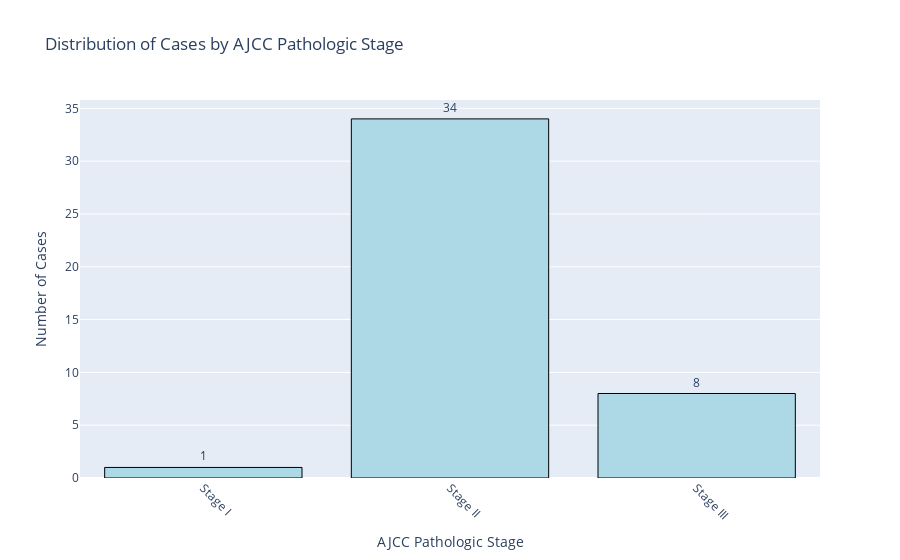

The cell this chart's notebook holds for it:
### Code cell
# Filter out "Unknown" values for AJCC columns
aggregated_data = reshaped_df.groupby(
    ['Case', 'Cancer Stage', 'ajcc_pathologic_n', 'ajcc_pathologic_m', 'ajcc_pathologic_t'], as_index=False
).agg({'Expression': 'mean'})

filtered_data = aggregated_data[reshaped_df['ajcc_pathologic_stage'] != "Unknown"]

sorted_stages = ['Stage I', 'Stage II', 'Stage III']
filtered_data['Cancer Stage'] = pd.Categorical(filtered_data['Cancer Stage'], categories=sorted_stages, ordered=True)

# Count cases by stage
stage_counts = filtered_data['Cancer Stage'].value_counts().sort_index()

# Create a DataFrame for Plotly
plot_data = stage_counts.reset_index()
plot_data.columns = ['Cancer Stage', 'Number of Cases']

fig = px.bar(
    plot_data,
    x='Cancer Stage',
    y='Number of Cases',
    text='Number of Cases',
    title='Distribution of Cases by AJCC Pathologic Stage',
    labels={'Cancer Stage': 'AJCC Pathologic Stage', 'Number of Cases': 'Number of Cases'},
)

fig.update_traces(textposition='outside', marker_color='lightblue', marker_line_color='black', marker_line_width=1)
fig.update_layout(xaxis_title='AJCC Pathologic Stage', yaxis_title='Number of Cases', xaxis_tickangle=45)

fig.show()

### Figure 1 — Plotly figure (JSON) as saved in the notebook; plotly's stock layout.template omitted (floating-point values rounded to 4 significant figures)
{"data": [{"alignmentgroup": "True", "hovertemplate": "AJCC Pathologic Stage=%{x}<br>Number of Cases=%{text}<extra></extra>", "legendgroup": "", "marker": {"color": "lightblue", "line": {"color": "black", "width": 1}, "pattern": {"shape": ""}}, "name": "", "offsetgroup": "", "orientation": "v", "showlegend": false, "text": [1, 34, 8], "textposition": "outside", "type": "bar", "x": ["Stage I", "Stage II", "Stage III"], "xaxis": "x", "y": [1, 34, 8], "yaxis": "y"}], "layout": {"autosize": true, "barmode": "relative", "legend": {"tracegroupgap": 0}, "title": {"text": "Distribution of Cases by AJCC Pathologic Stage"}, "xaxis": {"anchor": "y", "autorange": true, "domain": [0, 1], "range": [-0.5, 2.5], "tickangle": 45, "title": {"text": "AJCC Pathologic Stage"}, "type": "category"}, "yaxis": {"anchor": "x", "autorange": true, "domain": [0, 1], "range": [0, 35.79], "title": {"text": "Number of Cases"}, "type": "linear"}}}
